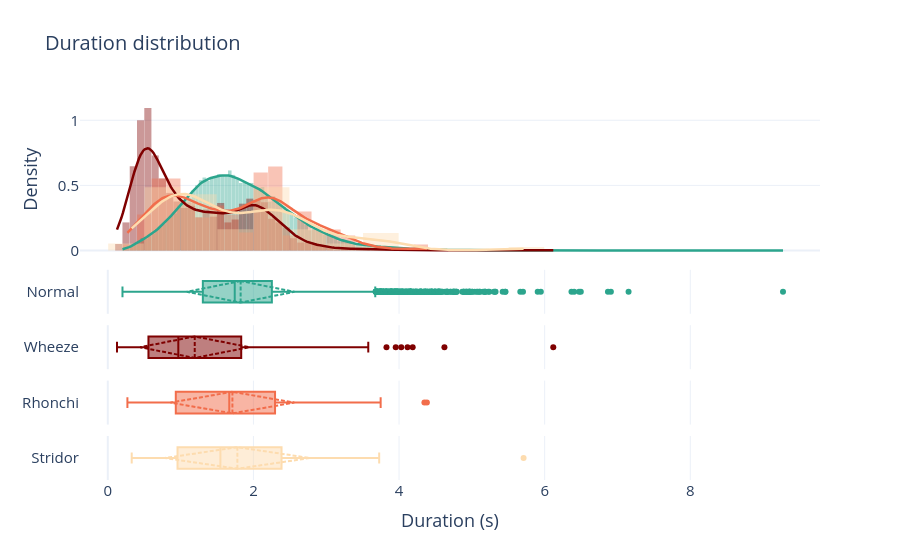

Notebook source saved alongside this figure:
### Markdown cell above
### 3.4.1. Duration by class

### Code cell
# --- 3. Crear figura: 2 filas, eje X compartido ---
fig = make_subplots(
    rows=5, cols=1,
    shared_xaxes=True,
    row_heights=[0.9, 0.25, 0.25, 0.25, 0.25],   # histograma más grande, boxplot como "resumen" fino
    vertical_spacing=0.03,
)


# --- 1. Datos ---
labels = ["Normal", "Wheeze", "Rhonchi", "Stridor"]

for i, label in enumerate(labels, start=2):

    df_i = df[df["label"] == label]
    durations = df_i["duration"].dropna()

    # --- 2. Estimar KDE ---
    kde = gaussian_kde(durations)
    x_kde = np.linspace(durations.min(), durations.max(), 300)
    y_kde = kde(x_kde)

    # --- Histograma (normalizado a densidad para que la escala coincida con la KDE) ---
    fig.add_trace(
        go.Histogram(
            x=durations,
            histnorm="probability density",
            name="Duration",
            marker_color=color_map[label],
            opacity=0.4,
            showlegend=False,
        ),
        row=1, col=1
    )

    # --- KDE ---
    fig.add_trace(
        go.Scatter(
            x=x_kde,
            y=y_kde,
            mode="lines",
            name="KDE",
            line=dict(color=color_map[label], width=2.5),
            showlegend=False,
        ),
        row=1, col=1
    )

    # --- Boxplot horizontal ---
    fig.add_trace(
        go.Box(
            x=durations,
            name=label,
            marker_color=color_map[label],
            line_color=color_map[label],
            boxpoints="outliers",   # muestra outliers como puntos
            showlegend=False,
            boxmean="sd"
        ),
        row=i, col=1
    )

# --- 4. Layout ---
fig.update_layout(
    template="plotly_white",
    title_text="Duration distribution",
    font=dict(size=15),
    title_font=dict(size=20),
    bargap=0.02,
    barmode="overlay"
)
fig.update_yaxes(title_text="Density", row=1, col=1) 
fig.update_xaxes(title_text="Duration (s)", row=5, col=1)

fig.show()
fig.write_image("assets/filtered/duration_distribution_class.png", scale=5)

### Figure 1 — Plotly figure (JSON) as saved in the notebook; plotly's stock layout.template omitted (floating-point values rounded to 4 significant figures; data arrays with more than 128 entries replaced by an {"elided": "..."} marker saying what was removed)
{"data": [{"histnorm": "probability density", "marker": {"color": "#2CA58D"}, "name": "Duration", "opacity": 0.4, "showlegend": false, "type": "histogram", "x": {"elided": "18772 float values"}, "xaxis": "x", "yaxis": "y"}, {"line": {"color": "#2CA58D", "width": 2.5}, "mode": "lines", "name": "KDE", "showlegend": false, "type": "scatter", "x": {"elided": "300 float values"}, "xaxis": "x", "y": {"elided": "300 float values"}, "yaxis": "y"}, {"boxmean": "sd", "boxpoints": "outliers", "line": {"color": "#2CA58D"}, "marker": {"color": "#2CA58D"}, "name": "Normal", "showlegend": false, "type": "box", "x": {"elided": "18772 float values"}, "xaxis": "x2", "yaxis": "y2"}, {"histnorm": "probability density", "marker": {"color": "rgb(127, 0, 0)"}, "name": "Duration", "opacity": 0.4, "showlegend": false, "type": "histogram", "x": {"elided": "1808 float values"}, "xaxis": "x", "yaxis": "y"}, {"line": {"color": "rgb(127, 0, 0)", "width": 2.5}, "mode": "lines", "name": "KDE", "showlegend": false, "type": "scatter", "x": {"elided": "300 float values"}, "xaxis": "x", "y": {"elided": "300 float values"}, "yaxis": "y"}, {"boxmean": "sd", "boxpoints": "outliers", "line": {"color": "rgb(127, 0, 0)"}, "marker": {"color": "rgb(127, 0, 0)"}, "name": "Wheeze", "showlegend": false, "type": "box", "x": {"elided": "1808 float values"}, "xaxis": "x3", "yaxis": "y3"}, {"histnorm": "probability density", "marker": {"color": "rgb(242, 109, 75)"}, "name": "Duration", "opacity": 0.4, "showlegend": false, "type": "histogram", "x": {"elided": "217 float values"}, "xaxis": "x", "yaxis": "y"}, {"line": {"color": "rgb(242, 109, 75)", "width": 2.5}, "mode": "lines", "name": "KDE", "showlegend": false, "type": "scatter", "x": {"elided": "300 float values"}, "xaxis": "x", "y": {"elided": "300 float values"}, "yaxis": "y"}, {"boxmean": "sd", "boxpoints": "outliers", "line": {"color": "rgb(242, 109, 75)"}, "marker": {"color": "rgb(242, 109, 75)"}, "name": "Rhonchi", "showlegend": false, "type": "box", "x": {"elided": "217 float values"}, "xaxis": "x4", "yaxis": "y4"}, {"histnorm": "probability density", "marker": {"color": "rgb(253, 220, 175)"}, "name": "Duration", "opacity": 0.4, "showlegend": false, "type": "histogram", "x": [2.086, 2.221, 2.138, 2.333, 2.159, 2.0, 1.568, 0.7702, 1.036, 0.9193, 0.9333, 0.8852, 0.6142, 0.9042, 1.173, 1.177, 1.176, 1.187, 1.096, 1.116, 0.4343, 0.9872, 0.8872, 0.9573, 1.016, 0.9373, 0.7522, 0.9213, 0.6743, 0.7933, 2.004, 1.845, 2.229, 2.484, 2.464, 2.259, 2.569, 2.657, 2.386, 2.334, 0.8413, 0.7883, 2.619, 3.192, 3.582, 3.474, 1.0, 3.676, 3.727, 0.3282, 2.635, 2.394, 5.71, 2.531, 2.365, 2.713, 2.192, 1.981, 1.641, 1.792, 2.474, 2.282, 1.524, 3.596, 3.721, 1.268, 1.099, 1.237, 1.152, 1.193, 1.079, 1.092, 0.8882, 0.8173], "xaxis": "x", "yaxis": "y"}, {"line": {"color": "rgb(253, 220, 175)", "width": 2.5}, "mode": "lines", "name": "KDE", "showlegend": false, "type": "scatter", "x": {"elided": "300 float values"}, "xaxis": "x", "y": {"elided": "300 float values"}, "yaxis": "y"}, {"boxmean": "sd", "boxpoints": "outliers", "line": {"color": "rgb(253, 220, 175)"}, "marker": {"color": "rgb(253, 220, 175)"}, "name": "Stridor", "showlegend": false, "type": "box", "x": [2.086, 2.221, 2.138, 2.333, 2.159, 2.0, 1.568, 0.7702, 1.036, 0.9193, 0.9333, 0.8852, 0.6142, 0.9042, 1.173, 1.177, 1.176, 1.187, 1.096, 1.116, 0.4343, 0.9872, 0.8872, 0.9573, 1.016, 0.9373, 0.7522, 0.9213, 0.6743, 0.7933, 2.004, 1.845, 2.229, 2.484, 2.464, 2.259, 2.569, 2.657, 2.386, 2.334, 0.8413, 0.7883, 2.619, 3.192, 3.582, 3.474, 1.0, 3.676, 3.727, 0.3282, 2.635, 2.394, 5.71, 2.531, 2.365, 2.713, 2.192, 1.981, 1.641, 1.792, 2.474, 2.282, 1.524, 3.596, 3.721, 1.268, 1.099, 1.237, 1.152, 1.193, 1.079, 1.092, 0.8882, 0.8173], "xaxis": "x5", "yaxis": "y5"}], "layout": {"bargap": 0.02, "barmode": "overlay", "font": {"size": 15}, "title": {"font": {"size": 20}, "text": "Duration distribution"}, "xaxis": {"anchor": "y", "domain": [0, 1], "matches": "x5", "showticklabels": false}, "xaxis2": {"anchor": "y2", "domain": [0, 1], "matches": "x5", "showticklabels": false}, "xaxis3": {"anchor": "y3", "domain": [0, 1], "matches": "x5", "showticklabels": false}, "xaxis4": {"anchor": "y4", "domain": [0, 1], "matches": "x5", "showticklabels": false}, "xaxis5": {"anchor": "y5", "domain": [0, 1], "title": {"text": "Duration (s)"}}, "yaxis": {"anchor": "x", "domain": [0.5832, 1], "title": {"text": "Density"}}, "yaxis2": {"anchor": "x2", "domain": [0.4374, 0.5532]}, "yaxis3": {"anchor": "x3", "domain": [0.2916, 0.4074]}, "yaxis4": {"anchor": "x4", "domain": [0.1458, 0.2616]}, "yaxis5": {"anchor": "x5", "domain": [0, 0.1158]}}}
